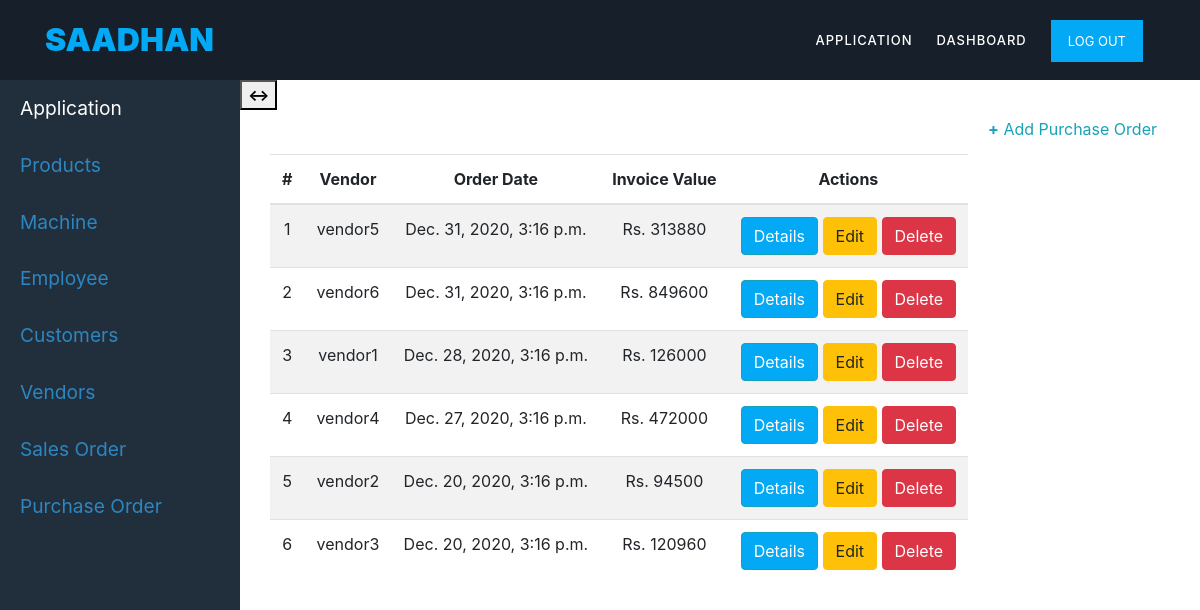
The page /purchase/order/1 (signed in) on the database its author committed.
### mainapp/models.py (models this page shows, shortened)
class purchase_order(models.Model):
	vendor = models.ForeignKey(vendor,on_delete=models.CASCADE)
	order_date = models.DateTimeField(default=timezone.now)
	firm = models.ForeignKey(user_firm,blank=True,on_delete=models.CASCADE)
	freight = models.PositiveIntegerField()
	remarks = models.CharField(max_length=100, default='N/A')
	total_amount = models.PositiveIntegerField(default=0)

class vendor(models.Model):
	firm = models.ForeignKey(user_firm,blank=True,on_delete=models.CASCADE)
	firm_name = models.CharField(max_length=100)
	gstin = models.CharField(max_length=15,unique=True,null=True)
	contact_person = models.CharField(max_length=50)
	primary_contact_number = models.BigIntegerField(unique=True)
	secondary_contact_number = models.BigIntegerField(null=True,unique=True)
	email_address = models.EmailField(unique=True,null=True)
	street_address = models.TextField(max_length=250)
	pin_code = models.IntegerField()
	city = models.CharField(max_length=50)
	district = models.CharField(max_length=50)
	state = models.CharField(max_length=50)
	remarks = models.TextField(max_length=250,null=True,blank=True)
	def __str__(self):
		return self.firm_name

### mainapp/views.py (the view)
# urls.py: path('purchase/order/<user_id>', PurchaseOrderListView.as_view(), name='purchase-order-view'),
class PurchaseOrderListView(LoginRequiredMixin, ListView):
	model = purchase_order
	template_name = 'mainapp/purchase_order_view.html'
	context_object_name = 'item'
	def get_context_data(self, **kwargs):
		context = super().get_context_data(**kwargs)
		context['title'] = 'Purchase Order List'
		return context
	def get_queryset(self, *args, **kwargs):
		user = get_object_or_404(User, id=self.kwargs['user_id'])
		firm = user_firm.objects.get(user = user)
		return purchase_order.objects.filter(firm=firm).order_by('-order_date')

### mainapp/templates/mainapp/purchase_order_view.html
{% extends 'mainapp/application.html' %}
{% load crispy_forms_tags %}
{% block application_content %}
<div class="container">
	<div class="row">
    <div class="col-12 col-md-offset-12 custyle">
    <table class="table table-striped table-responsive">
    <thead>
    <a href="{% url 'purchase-order-create' %}" class="btn text-info btn-xs pull-right"><b>+</b> Add Purchase Order</a>
    <legend>Purchase Orders ({{item|length}})</legend>
    <tr>
            <th class="text-center">#</th>
            <th class="text-center">Vendor</th>
            <th class="text-center">Order Date</th>
            <th class="text-center">Invoice Value</th>
            <th class="text-center">Actions</th>
        </tr>
    </thead>
    		{% for item in item %}
    		<tr>
    			<td class="text-center">{{forloop.counter}}</td>
    			<td class="text-center">{{item.vendor}}</td>
                <td class="text-center">{{item.order_date}}</td>
                <td class="text-center">Rs. {{item.total_amount}}</td>
    			<td class="text-center">
                    <a href="{% url 'purchase-order-details' item.id %}" class="btn btn-info" style="background-color: #03A9F4;">Details</a><b></b>
                    <a href="{% url 'purchase-order-edit' item.id %}" class="btn btn-warning">Edit</a><b></b>
                    <a href="{% url 'purchase-order-delete' item.id %}" class="btn btn-danger">Delete</a>
                </td>
    		</tr>
    		{% endfor %}
    </table>
    </div>
</div>
</div>
{% endblock %}

### mainapp/static/css/custom.css (style rules this page uses)
.body_design { background-color: #fff; }
html, body, div, span, applet, object, iframe, h1, h2, h3, h4, h5, h6, p, blockquote, div pre, a, abbr, acronym, address, big, cite, code, del, dfn, em, font, img, ins, kbd, q, s, samp, small, strike, strong, sub, sup, tt, var, b, u, i, center, dl, dt, dd, ol, ul, li, figure, header, nav, section, article, aside, footer, figcaption { margin: 0; padding: 0; border: 0; outline: 0; }
* { box-sizing: border-box; }
html, body { font-family: 'Poppins', sans-serif; font-weight: 400; background-color: #fff; font-size: 16px; -ms-text-size-adjust: 100%; -webkit-font-smoothing: antialiased; -moz-osx-font-smoothing: grayscale; }
a { text-decoration: none !important; }
html, body { background: #fff; font-family: 'Poppins', sans-serif; }

### rows shown on the page
purchase_order: vendor "vendor5", order_date "Dec. 31, 2020, 3:16 p.m.", total_amount "313880"
purchase_order: vendor "vendor6", order_date "Dec. 31, 2020, 3:16 p.m.", total_amount "849600"
purchase_order: vendor "vendor1", order_date "Dec. 28, 2020, 3:16 p.m.", total_amount "126000"
purchase_order: vendor "vendor4", order_date "Dec. 27, 2020, 3:16 p.m.", total_amount "472000"
purchase_order: vendor "vendor2", order_date "Dec. 20, 2020, 3:16 p.m.", total_amount "94500"
purchase_order: vendor "vendor3", order_date "Dec. 20, 2020, 3:16 p.m.", total_amount "120960"
